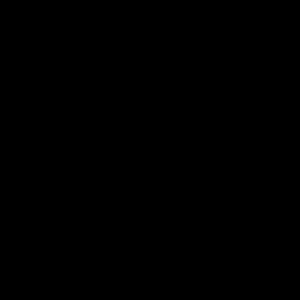
Frame 1 (no input)
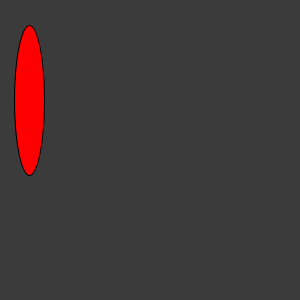
Frame 60 (the mouse pressed at the canvas centre just before this capture)
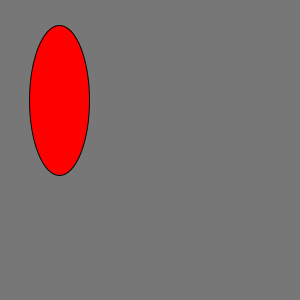
Frame 120 (the mouse held since frame 60 and released just before this capture)

The Processing sketch that drew these frames (run headless with seeded random() and noise(); from frame 60 on, the mouse is pressed at the canvas centre):

// Processing sketch: sketch_20_2
// ── sketch_20_2.pde
//2. Move a shape from left to right across the screen.
//When it moves off the right edge, return it to the left.

void setup() {
size(300,300);

}

float x = 0.0;
void draw() {
frameRate(100);
background(x *2);
ellipse(x, 100, x, 150);
fill(255,0,0);
x = x + 0.5;
if (x > 300) {
x = 0; }

}
